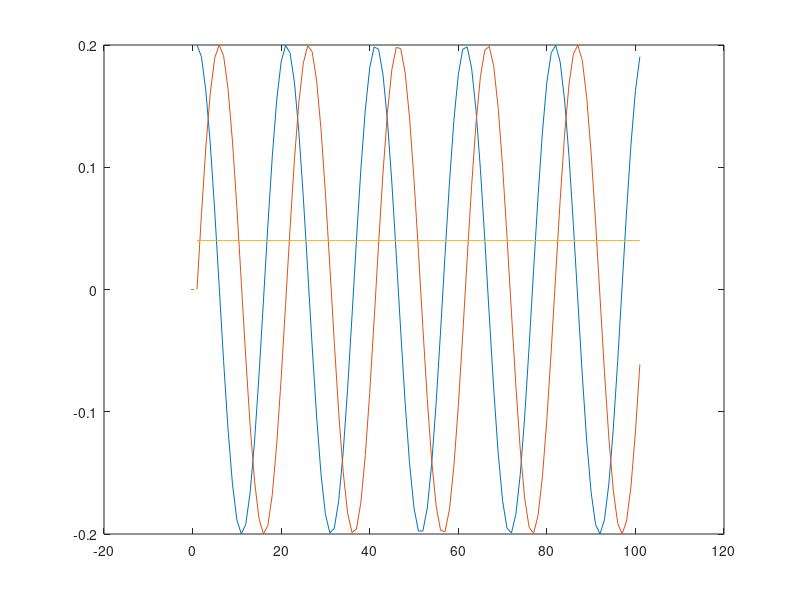

The MATLAB script that drew this image: (Note: this script raises an error after producing the figure.)
clc; close all; clear;
cd     '/people/gesla/Documents/git/mtb-work/sn-stab/sn-noack';
%%

% Noack system
% f=[mu*u-v*g-w*u;
%     mu*v+u/g-v*w;
%     -w+u^2+v^2*g*g];

clc; clear; close all;
%%
%
%parms
% it=it+1;
mu=0.04; r=sqrt(mu); gm=1; %gamma
% mu=0.04+it*0.04; r=sqrt(mu); gm=1; %gamma
% mu=3/4; r=sqrt(mu); gm=1; %gamma
neq=3; np=100; np=np+2; om1=5; nt=15;

%init
t=0:2*pi/(np-1):2*pi; u=r*cos(t*om1); v=r*sin(t*om1)/gm; w=r^2*ones(1,length(t));
T=2*pi; x=u; y=v; z=w;

X=[x(1:end-1)',y(1:end-1)',z(1:end-1)'];
% X=X+rand(size(X))*1e-2;

%

z=fft(X); 
arr=[1:nt]; a1=arr; arr=[arr,length(z)-fliplr(arr(1:end-1))+1];
zcut=z*0; zcut(arr,:)=z(arr,:);
X2=ifft(zcut);

close all;
plot(X); hold on;
plot(X2); hold on;
%
z1=zcut(a1,:)./(np-1);
om=2*pi/T;
an=angle(sum(z1(2,1))); %this could be better
z1=z1.*exp(-an*1i*[0:nt-1]');
angle(sum(z1(:,1)))
% zcut(arr,:)=zcut(arr,:).*exp(an*1i*[arr-1]');
% X3=ifft(zcut);
% plot(X3); hold on;
% x=real(z1(1,1)+z1(2,1)*exp(i*om*t)+z1(3,1)*exp(2*i*om*t)+z1(2,1)'*exp(-i*om*t)+z1(3,1)'*exp(-2*i*om*t));
% x=real(z1(1,1)+z1(2,1)*exp(1i*om*t)+z1(2,1)'*exp(-1i*om*t));
% plot(x,'-x')
%
% z1=zcut(a1,:);
u=[reshape(real(z1.'),[3*nt,1]);reshape(imag(z1.'),[3*nt,1])];
u(nt*3*2+1)=om;
u0=u;
%
%
for i=1:15
[g,jac]=calculateRhsAndJac(3,nt,u,mu,gm,om1);
u=u-jac\g';
fprintf("it: %d \t norm(rhs): %4.2e\n",i,norm(g))
if(norm(g)<1e-12)
    break; 
end

end
close all;
semilogy(abs(reshape(u(1:3*nt)+u(3*nt+1:end-1)*1i,[3,nt])'));
grid on; grid minor;
% clf; spy(jac); grid on; grid minor;
%% stability

% u((end-1)/2+1:end)=-u((end-1)/2+1:end);
% u((end-1)/2+1:end-1)=-u((end-1)/2+1:end-1);
% [g,jac]=calculateRhsAndJac(3,nt,u,mu,gm);

j2=jac(1:end-1,1:end-1);
[evc,evs]=eig(full(j2)); evs=diag(evs);
%
close all;
plot(evs,'x'); grid on; hold on;
text(real(evs),imag(evs),num2str([1:length(evs)]')); 
% w maire ok z fd

evsAnal=[0;(-1-sqrt(1-8*mu))/2;(-1+sqrt(1-8*mu))/2;];
plot(real(evsAnal),imag(evsAnal),'o');
xlim([-1 0.4]);
% ylim([-4 4])
% exportgraphics(gcf,"spec"+num2str(it)+".png");
%%
close all;
clf;
%%
up=u; ntp=nt; 
zp=reshape(up(1:(end-1)/2),[3,ntp])'+1i*reshape(up((end-1)/2+1:(end-1)),[3,ntp])';
xp=ifft([zp;conj(flipud(zp(2:end,:)))])*((length(zp)-1)*2+1);xp=real(xp);
plot3(xp(:,1),xp(:,2),xp(:,3)); grid on; hold on; xpb=xp;

plot3(xp(1,1),xp(1,2),xp(1,3),'o');plot3(xp(2,1),xp(2,2),xp(2,3),'>');
% plot(xp)
%%
close all;
clf;
iev=20;
evs(iev)

% up=[evc(:,iev);0]; ntp=nt; u1=up(1:end-1);
% up=[j2*u2;0]; ntp=nt; 
up=[u4;0]; ntp=nt; 
zp=reshape(up(1:(end-1)/2),[3,ntp])'+1i*reshape(up((end-1)/2+1:(end-1)),[3,ntp])';
xp=ifft([zp;conj(flipud(zp(2:end,:)))])*((length(zp)-1)*2+1);xp=real(xp); xpp=xp;

xp=xpp+xpb;  
plot3(xp(:,1),xp(:,2),xp(:,3)); grid on; hold on; 
xp=xpb;  
plot3(xp(:,1),xp(:,2),xp(:,3)); grid on; hold on; 

% plot(xpp+xpb)

%% expo counterpart
ll=length(xp); sigma=evs(iev);
t=0:2*pi/ll:2*pi-2*pi/ll;
xp=xpp.*(exp(sigma*t)');

z2=fft(xp)./length(xp);
u2=z2(1:nt,:); 
u2=[reshape(real(u2.'),[3*nt,1]);reshape(imag(u2.'),[3*nt,1])]; 
%%
clf; ip=1; plot(up(ip:3:end-1),'x-'); hold on; plot(u2(ip:3:end),'x-');  u3=j2*u2; plot(u3(ip:3:end),'x-')
%%
up=[evc(:,12);0]; ntp=nt;
zp=reshape(up(1:(end-1)/2),[3,ntp])'+1i*reshape(up((end-1)/2+1:(end-1)),[3,ntp])';
xp=ifft([zp;conj(flipud(zp(2:end,:)))])*((length(zp)-1)*2+1);xp=real(xp);
xp=xp+xpb;  plot3(xp(:,1),xp(:,2),xp(:,3)); grid on; hold on; 

up=[evc(:,13);0]; ntp=nt;
zp=reshape(up(1:(end-1)/2),[3,ntp])'+1i*reshape(up((end-1)/2+1:(end-1)),[3,ntp])';
xp=ifft([zp;conj(flipud(zp(2:end,:)))])*((length(zp)-1)*2+1);xp=real(xp);
xp=xp+xpb; plot3(xp(:,1),xp(:,2),xp(:,3)); grid on; hold on; 

% up=[evc(:,3);0]; ntp=nt2;
% zp=reshape(up(1:(end-1)/2),[3,ntp])'+1i*reshape(up((end-1)/2+1:(end-1)),[3,ntp])';
% xp=ifft([zp;conj(flipud(zp(2:end,:)))])*((length(zp)-1)*2+1);xp=real(xp);
% plot3(xp(:,1),xp(:,2),xp(:,3)); grid on; xpp=xp;

%% not trzeba to przemyslec
